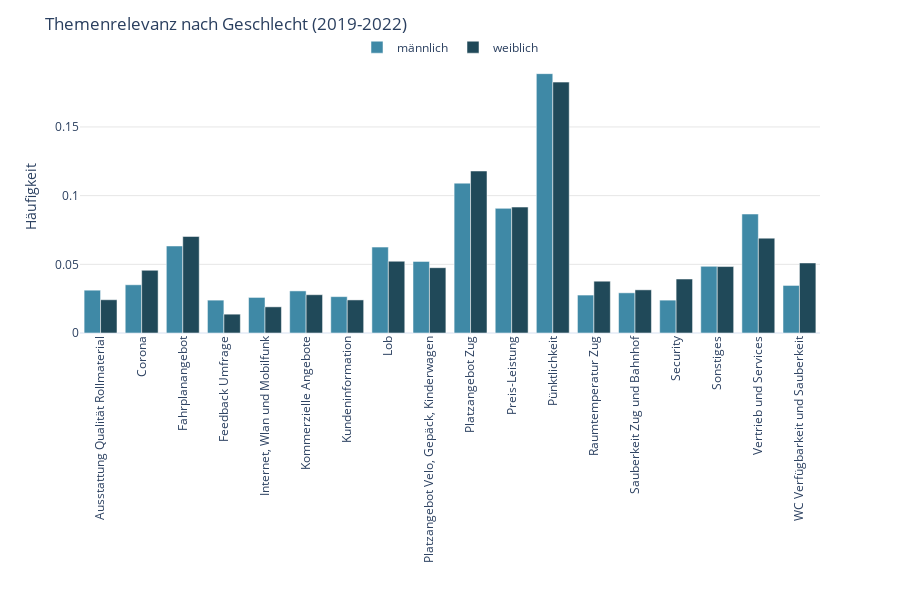

Here is the notebook cell this chart was saved with:
### Markdown cell above
## Plot Charts

### Code cell
barchart_gender = create_grouped_barchart(df_gender, x_col="CustomName", y_col="relative_count", color_col="S_sex", color_discrete_sequence=color_discrete_sequence, title="Themenrelevanz nach Geschlecht (2019-2022)", xaxis_title='', yaxis_title='Häufigkeit', legend_title='', template=template)

### Figure 1 — Plotly figure (JSON) as saved in the notebook; plotly's stock layout.template omitted (floating-point values rounded to 4 significant figures)
{"data": [{"alignmentgroup": "True", "customdata": [["männlich"], ["männlich"], ["männlich"], ["männlich"], ["männlich"], ["männlich"], ["männlich"], ["männlich"], ["männlich"], ["männlich"], ["männlich"], ["männlich"], ["männlich"], ["männlich"], ["männlich"], ["männlich"], ["männlich"], ["männlich"]], "hovertemplate": "S_sex=%{customdata[0]}<br>CustomName=%{x}<br>relative_count=%{y}<extra></extra>", "legendgroup": "männlich", "marker": {"color": "#3F89A6", "pattern": {"shape": ""}}, "name": "männlich", "offsetgroup": "männlich", "orientation": "v", "showlegend": true, "textposition": "auto", "type": "bar", "x": ["Ausstattung Qualität Rollmaterial", "Corona", "Fahrplanangebot", "Feedback Umfrage", "Internet, Wlan und Mobilfunk", "Kommerzielle Angebote", "Kundeninformation", "Lob", "Platzangebot Velo, Gepäck, Kinderwagen", "Platzangebot Zug", "Preis-Leistung", "Pünktlichkeit", "Raumtemperatur Zug", "Sauberkeit Zug und Bahnhof", "Security", "Sonstiges", "Vertrieb und Services", "WC Verfügbarkeit und Sauberkeit"], "xaxis": "x", "y": [0.03117, 0.0351, 0.06335, 0.02393, 0.0259, 0.03064, 0.02647, 0.06253, 0.05213, 0.1091, 0.09073, 0.1888, 0.02762, 0.02925, 0.02393, 0.04853, 0.08661, 0.03462], "yaxis": "y"}, {"alignmentgroup": "True", "customdata": [["weiblich"], ["weiblich"], ["weiblich"], ["weiblich"], ["weiblich"], ["weiblich"], ["weiblich"], ["weiblich"], ["weiblich"], ["weiblich"], ["weiblich"], ["weiblich"], ["weiblich"], ["weiblich"], ["weiblich"], ["weiblich"], ["weiblich"], ["weiblich"]], "hovertemplate": "S_sex=%{customdata[0]}<br>CustomName=%{x}<br>relative_count=%{y}<extra></extra>", "legendgroup": "weiblich", "marker": {"color": "#204959", "pattern": {"shape": ""}}, "name": "weiblich", "offsetgroup": "weiblich", "orientation": "v", "showlegend": true, "textposition": "auto", "type": "bar", "x": ["Ausstattung Qualität Rollmaterial", "Corona", "Fahrplanangebot", "Feedback Umfrage", "Internet, Wlan und Mobilfunk", "Kommerzielle Angebote", "Kundeninformation", "Lob", "Platzangebot Velo, Gepäck, Kinderwagen", "Platzangebot Zug", "Preis-Leistung", "Pünktlichkeit", "Raumtemperatur Zug", "Sauberkeit Zug und Bahnhof", "Security", "Sonstiges", "Vertrieb und Services", "WC Verfügbarkeit und Sauberkeit"], "xaxis": "x", "y": [0.02421, 0.04567, 0.07029, 0.01371, 0.01904, 0.02788, 0.02408, 0.05225, 0.04754, 0.1179, 0.09167, 0.1826, 0.03775, 0.03142, 0.03929, 0.04838, 0.06904, 0.051], "yaxis": "y"}], "layout": {"barmode": "group", "height": 600, "legend": {"orientation": "h", "title": {"text": ""}, "tracegroupgap": 0, "x": 0.5, "xanchor": "center", "y": 1.1, "yanchor": "top"}, "margin": {"t": 60}, "title": {"text": "Themenrelevanz nach Geschlecht (2019-2022)"}, "width": 900, "xaxis": {"anchor": "y", "domain": [0, 1], "showgrid": false, "tickangle": -90, "title": {"text": ""}}, "yaxis": {"anchor": "x", "domain": [0, 1], "gridcolor": "rgba(0,0,0,0.1)", "gridwidth": 1, "showgrid": true, "title": {"text": "Häufigkeit"}}}}
